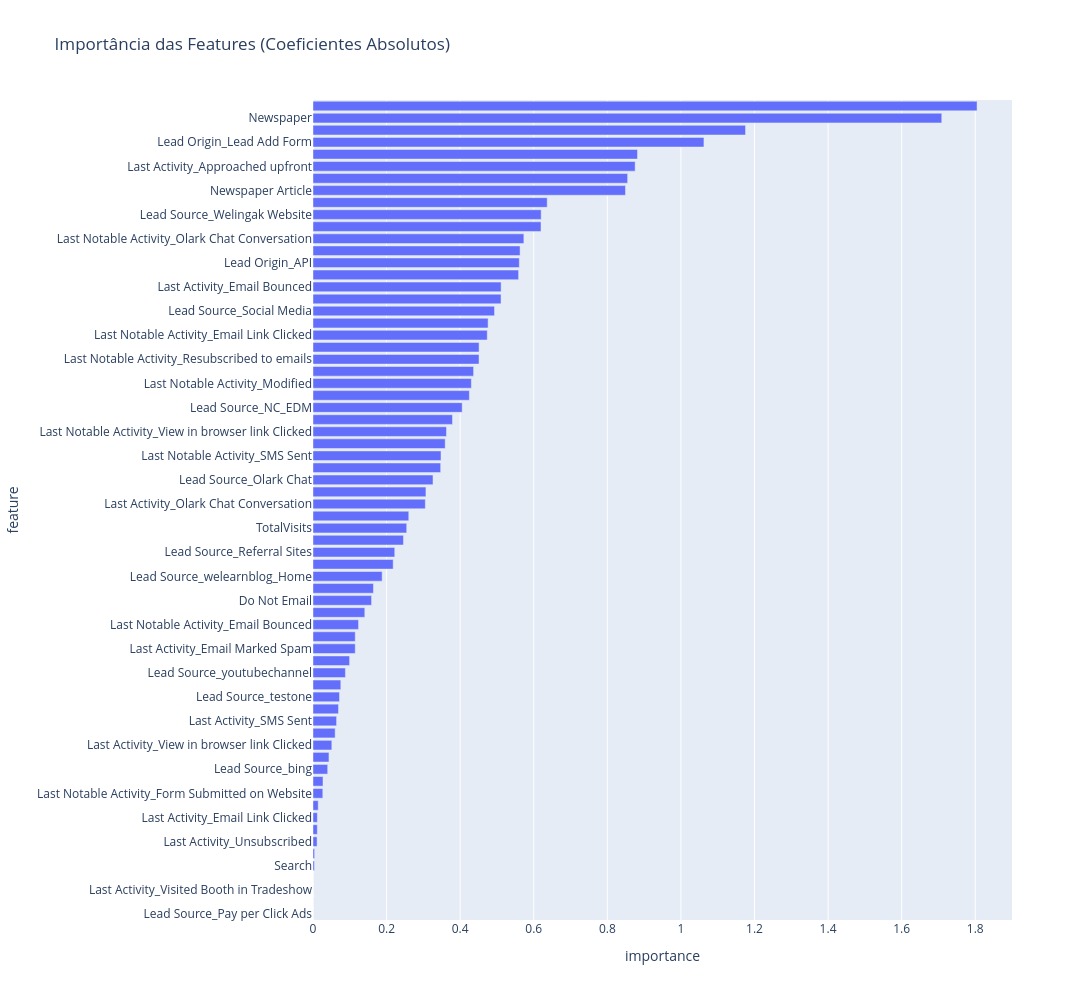

The notebook cell this image was saved under:
### Code cell
fig = px.bar(
  df_features,
  x='importance',
  y='feature',
  orientation='h',
  title='Importância das Features (Coeficientes Absolutos)'
)

fig.update_layout(width=1280, height=1000)

### Figure 1 — Plotly figure (JSON) as saved in the notebook; plotly's stock layout.template omitted (floating-point values rounded to 4 significant figures)
{"data": [{"hovertemplate": "importance=%{x}<br>feature=%{y}<extra></extra>", "legendgroup": "", "marker": {"color": "#636efa", "pattern": {"shape": ""}}, "name": "", "orientation": "h", "showlegend": false, "textposition": "auto", "type": "bar", "x": [0.0, 0.0, 0.0, 0.0, 0.003799, 0.004356, 0.01105, 0.01173, 0.01182, 0.0142, 0.02664, 0.02714, 0.03994, 0.04337, 0.05118, 0.06023, 0.06413, 0.06927, 0.07206, 0.07559, 0.08811, 0.09942, 0.1148, 0.1148, 0.1238, 0.1408, 0.1592, 0.1643, 0.1879, 0.2179, 0.2222, 0.2458, 0.2547, 0.2603, 0.3053, 0.307, 0.3261, 0.347, 0.3479, 0.3593, 0.3628, 0.3791, 0.4055, 0.425, 0.4304, 0.4365, 0.4513, 0.4515, 0.4736, 0.4759, 0.4934, 0.5111, 0.5113, 0.5589, 0.5607, 0.5628, 0.5732, 0.6197, 0.6202, 0.6366, 0.8493, 0.8552, 0.8756, 0.882, 1.063, 1.176, 1.709, 1.805], "xaxis": "x", "y": ["Lead Source_Pay per Click Ads", "Lead Source_Live Chat", "Last Activity_Visited Booth in Tradeshow", "Last Notable Activity_Approached upfront", "Search", "Digital Advertisement", "Last Activity_Unsubscribed", "A free copy of Mastering The Interview", "Last Activity_Email Link Clicked", "Last Activity_Email Opened", "Last Notable Activity_Form Submitted on Website", "Last Notable Activity_Unsubscribed", "Lead Source_bing", "Lead Source_Google", "Last Activity_View in browser link Clicked", "Page Views Per Visit", "Last Activity_SMS Sent", "Lead Source_Organic Search", "Lead Source_testone", "Lead Origin_Lead Import", "Lead Source_youtubechannel", "Last Notable Activity_Email Received", "Last Activity_Email Marked Spam", "Last Notable Activity_Email Marked Spam", "Last Notable Activity_Email Bounced", "Lead Source_Reference", "Do Not Email", "Lead Source_Click2call", "Lead Source_welearnblog_Home", "Last Notable Activity_Page Visited on Website", "Lead Source_Referral Sites", "Lead Source_Direct Traffic", "TotalVisits", "Last Activity_Form Submitted on Website", "Last Activity_Olark Chat Conversation", "Lead Source_WeLearn", "Lead Source_Olark Chat", "Last Activity_Unreachable", "Last Notable Activity_SMS Sent", "Last Activity_Page Visited on Website", "Last Notable Activity_View in browser link Clicked", "Last Activity_Email Received", "Lead Source_NC_EDM", "Last Notable Activity_Email Opened", "Last Notable Activity_Modified", "Through Recommendations", "Last Notable Activity_Resubscribed to emails", "Last Activity_Resubscribed to emails", "Last Notable Activity_Email Link Clicked", "Lead Source_blog", "Lead Source_Social Media", "Lead Source_Facebook", "Last Activity_Email Bounced", "Last Activity_Had a Phone Conversation", "Lead Origin_API", "Lead Origin_Landing Page Submission", "Last Notable Activity_Olark Chat Conversation", "Last Notable Activity_Had a Phone Conversation", "Lead Source_Welingak Website", "Last Activity_Converted to Lead", "Newspaper Article", "Total Time Spent on Website", "Last Activity_Approached upfront", "Last Notable Activity_Unreachable", "Lead Origin_Lead Add Form", "Do Not Call", "Newspaper", "X Education Forums"], "yaxis": "y"}], "layout": {"barmode": "relative", "height": 1000, "legend": {"tracegroupgap": 0}, "title": {"text": "Importância das Features (Coeficientes Absolutos)"}, "width": 1280, "xaxis": {"anchor": "y", "domain": [0, 1], "title": {"text": "importance"}}, "yaxis": {"anchor": "x", "domain": [0, 1], "title": {"text": "feature"}}}}
